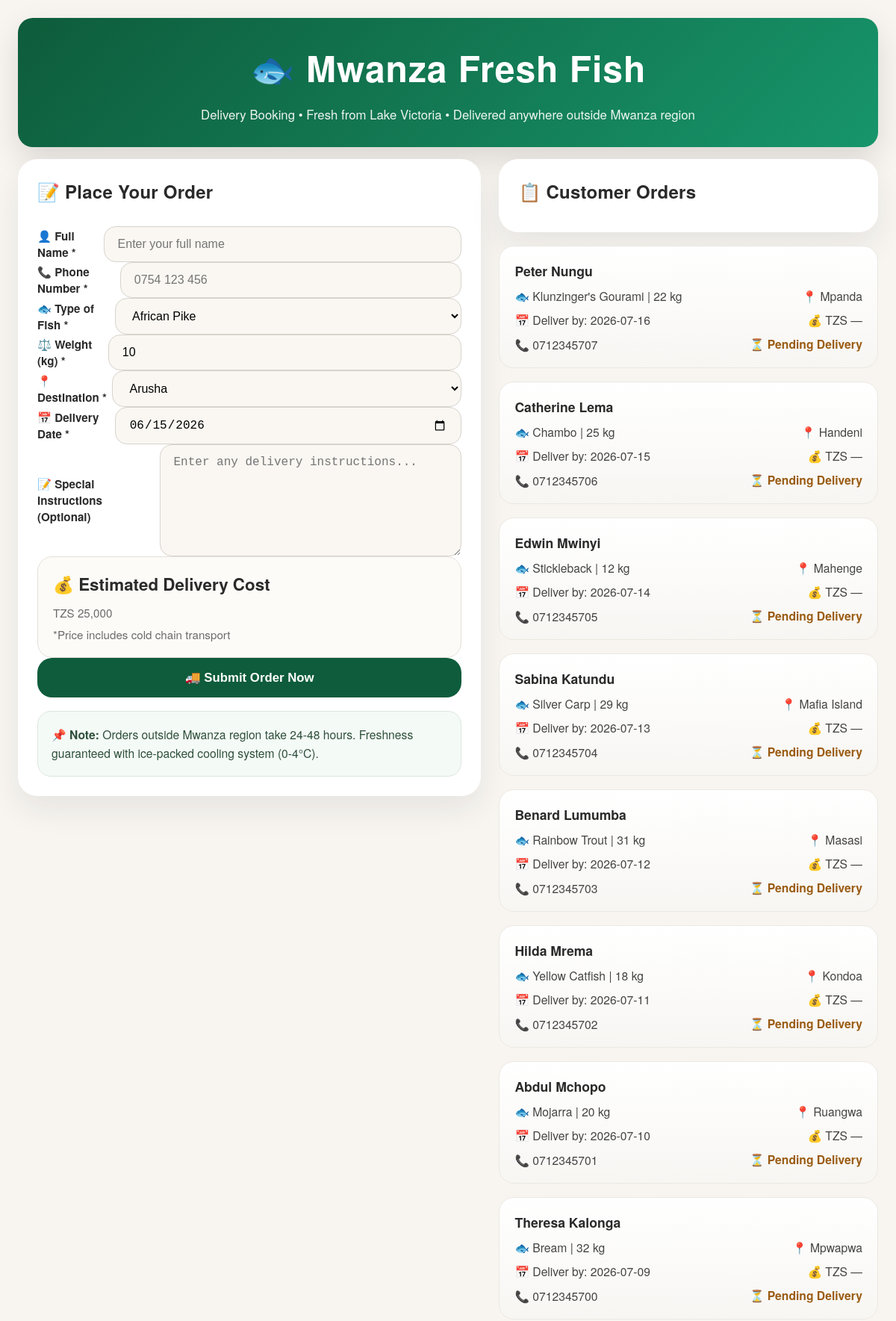
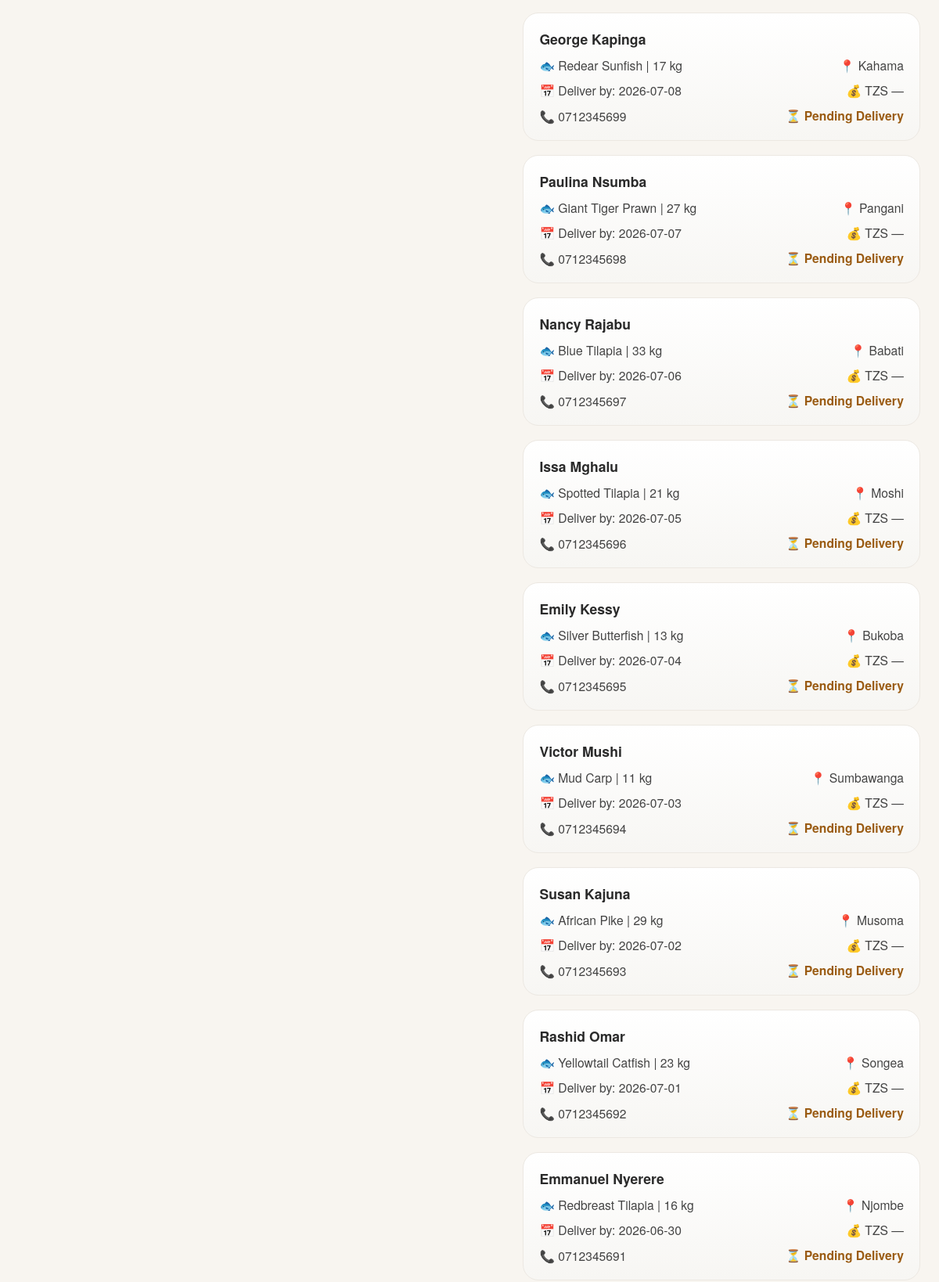
Page /applications_new.php (upper part) on the committed database (2 pictures, top to bottom).
### tables this page shows
CREATE TABLE `orders` (
  `order_id` INT UNSIGNED NOT NULL AUTO_INCREMENT,
  `customer_id` INT UNSIGNED NOT NULL,
  `fish_type_id` INT UNSIGNED NOT NULL,
  `destination_id` INT UNSIGNED NOT NULL,
  `weight_kg` INT UNSIGNED NOT NULL,
  `delivery_date` DATE NOT NULL,
  `instructions` TEXT DEFAULT NULL,
  `status` ENUM('Pending','Scheduled','In Transit','Delivered','Canceled') NOT NULL DEFAULT 'Pending',
  `created_at` DATETIME NOT NULL DEFAULT CURRENT_TIMESTAMP,
  PRIMARY KEY (`order_id`),
  KEY `idx_orders_customer` (`customer_id`),
  KEY `idx_orders_fish` (`fish_type_id`),
  KEY `idx_orders_destination` (`destination_id`),
  CONSTRAINT `fk_orders_customers` FOREIGN KEY (`customer_id`) REFERENCES `customers` (`customer_id`) ON DELETE CASCADE ON UPDATE CASCADE,
  CONSTRAINT `fk_orders_fish_types` FOREIGN KEY (`fish_type_id`) REFERENCES `fish_types` (`fish_type_id`) ON DELETE RESTRICT ON UPDATE CASCADE,
  CONSTRAINT `fk_orders_destinations` FOREIGN KEY (`destination_id`) REFERENCES `destinations` (`destination_id`) ON DELETE RESTRICT ON UPDATE CASCADE
);

CREATE TABLE `customers` (
  `customer_id` INT UNSIGNED NOT NULL AUTO_INCREMENT,
  `fullname` VARCHAR(120) NOT NULL,
  `phone` VARCHAR(32) NOT NULL,
  `email` VARCHAR(180) DEFAULT NULL,
  `region` VARCHAR(80) DEFAULT NULL,
  `created_at` DATETIME NOT NULL DEFAULT CURRENT_TIMESTAMP,
  PRIMARY KEY (`customer_id`),
  UNIQUE KEY `idx_customers_phone` (`phone`)
);

CREATE TABLE `fish_types` (
  `fish_type_id` INT UNSIGNED NOT NULL AUTO_INCREMENT,
  `name` VARCHAR(100) NOT NULL,
  `description` VARCHAR(255) DEFAULT NULL,
  `average_price_tzs` INT UNSIGNED NOT NULL,
  `created_at` DATETIME NOT NULL DEFAULT CURRENT_TIMESTAMP,
  PRIMARY KEY (`fish_type_id`),
  UNIQUE KEY `idx_fish_types_name` (`name`)
);

CREATE TABLE `destinations` (
  `destination_id` INT UNSIGNED NOT NULL AUTO_INCREMENT,
  `name` VARCHAR(140) NOT NULL,
  `region` VARCHAR(80) DEFAULT NULL,
  `distance_km` INT UNSIGNED DEFAULT NULL,
  `created_at` DATETIME NOT NULL DEFAULT CURRENT_TIMESTAMP,
  PRIMARY KEY (`destination_id`),
  UNIQUE KEY `idx_destinations_name` (`name`)
);

### applications_new.php (the view, shortened to what this page needs)
<?php
require __DIR__ . '/db_connect.php';
$orders = [];
$fishTypes = [];
$destinations = [];
try {
    $fishTypes = $pdo->query('SELECT fish_type_id, name FROM fish_types ORDER BY name')->fetchAll();
    $destinations = $pdo->query('SELECT destination_id, name FROM destinations ORDER BY name')->fetchAll();
} catch (PDOException $e) {
    http_response_code(500);
    echo '<h1>Unable to load transport configuration</h1>';
    echo '<p>' . htmlspecialchars($e->getMessage(), ENT_QUOTES, 'UTF-8') . '</p>';
    exit;
}
try {
    $orders = $pdo->query(
        'SELECT o.order_id, c.fullname, c.phone, f.name AS fish_type, d.name AS destination, o.weight_kg, o.delivery_date, o.instructions, o.status
         FROM orders o
         JOIN customers c ON o.customer_id = c.customer_id
         JOIN fish_types f ON o.fish_type_id = f.fish_type_id
         JOIN destinations d ON o.destination_id = d.destination_id
         ORDER BY o.order_id DESC'
    )->fetchAll();
} catch (PDOException $e) {
    http_response_code(500);
    echo '<h1>Unable to load order list</h1>';
    echo '<p>' . htmlspecialchars($e->getMessage(), ENT_QUOTES, 'UTF-8') . '</p>';
    exit;
}
?>
<!DOCTYPE html>
<html lang="en">
<head>
</head>
<body>
  <div class="page-wrapper">
    <div class="hero">
      <h1>🐟 Mwanza Fresh Fish</h1>
      <p>Delivery Booking • Fresh from Lake Victoria • Delivered anywhere outside Mwanza region</p>
    </div>
    <div class="layout">
      <section class="card form-card">
        <h2>📝 Place Your Order</h2>
        <form id="orderForm" method="post">
          <div class="field">
            <label>👤 Full Name *
              <input type="text" name="fullname" placeholder="Enter your full name" required />
            </label>
          </div>
          <div class="field">
            <label>📞 Phone Number *
              <input type="tel" name="phone" placeholder="0754 123 456" required />
            </label>
          </div>
          <div class="field">
            <label>🐟 Type of Fish *
              <select name="fish_type" required>
                <?php foreach ($fishTypes as $type): ?>
                  <option value="<?php echo (int)$type['fish_type_id']; ?>"><?php echo htmlspecialchars($type['name'], ENT_QUOTES, 'UTF-8'); ?></option>
                <?php endforeach; ?>
              </select>
            </label>
          </div>
          <div class="field">
            <label>⚖️ Weight (kg) *
              <input type="number" name="weight" min="1" value="10" required />
            </label>
          </div>
          <div class="field">
            <label>📍 Destination *
              <select name="destination" required>
                <?php foreach ($destinations as $destination): ?>
                  <option value="<?php echo (int)$destination['destination_id']; ?>"><?php echo htmlspecialchars($destination['name'], ENT_QUOTES, 'UTF-8'); ?></option>
                <?php endforeach; ?>
              </select>
            </label>
          </div>
          <div class="field">
            <label>📅 Delivery Date *
              <input type="date" name="delivery_date" value="2026-06-15" required />
            </label>
          </div>
          <div class="field">
            <label>📝 Special Instructions (Optional)
              <textarea name="instructions" placeholder="Enter any delivery instructions..."></textarea>
            </label>
          </div>
          <div class="price-box">
            <strong>💰 Estimated Delivery Cost</strong>
            <span>TZS 25,000</span>
            <span>*Price includes cold chain transport</span>
          </div>
          <button class="submit-btn" type="submit">🚚 Submit Order Now</button>
        </form>
        <div class="note-box">
          <strong>📌 Note:</strong> Orders outside Mwanza region take 24-48 hours. Freshness guaranteed with ice-packed cooling system (0-4°C).
        </div>
      </section>
      <aside class="orders">
        <div class="card">
          <h2>📋 Customer Orders</h2>
        </div>
        <?php
        foreach ($orders as $o):
        ?>
        <article class="order-card">
          <h3><?php echo htmlspecialchars($o['fullname']); ?></h3>
          <div class="order-row">
            <span>🐟 <?php echo htmlspecialchars($o['fish_type']); ?> | <?php echo (int)$o['weight_kg']; ?> kg</span>
            <span>📍 <?php echo htmlspecialchars($o['destination']); ?></span>
          </div>
          <div class="order-row">
            <span>📅 Deliver by: <?php echo htmlspecialchars($o['delivery_date']); ?></span>
            <span>💰 TZS —</span>
          </div>
          <div class="order-row">
            <span>📞 <?php echo htmlspecialchars($o['phone']); ?></span>
            <span class="order-status">⏳ Pending Delivery</span>
          </div>
        </article>
        <?php endforeach; ?>
      </aside>
    </div>
  </div>
</body>
</html>

### applications_new.php (style rules this page uses)
body { margin: 0; font-family: 'Helvetica Neue', Arial, sans-serif; background: #f8f5f0; color: #2a2a2a; }
.page-wrapper { max-width: 1200px; margin: 0 auto; padding: 24px; }
.hero { text-align: center; padding: 32px 16px; margin-bottom: 16px; background: linear-gradient(135deg, #0e5c3b 0%, #17956b 100%); color: white; border-radius: 20px; box-shadow: 0 16px 40px rgba(0, 0, 0, 0.12); }
.hero h1 { font-size: clamp(2.5rem, 4vw, 4rem); margin: 0 0 16px; letter-spacing: 0.02em; }
.hero p { margin: 0; font-size: 1.05rem; opacity: 0.92; }
.layout { display: grid; gap: 24px; grid-template-columns: minmax(0, 1.1fr) minmax(0, 0.9fr); align-items: start; }
.card { background: white; border-radius: 26px; box-shadow: 0 18px 40px rgba(20, 40, 60, 0.08); padding: 26px; }
.form-card { display: grid; gap: 18px; }
.form-card h2, .orders h2 { margin: 0 0 12px; font-size: 1.5rem; letter-spacing: 0.01em; }
.field { display: grid; gap: 8px; }
.field label { font-size: 0.95rem; font-weight: 700; display: inline-flex; gap: 0.4rem; align-items: center; }
.field input, .field select, .field textarea { width: 100%; border: 1px solid #d7d3cd; border-radius: 16px; padding: 14px 18px; font-size: 1rem; background: #faf7f2; outline: none; transition: border-color 0.2s ease; }
.field textarea { min-height: 120px; resize: vertical; }
.price-box { display: grid; gap: 8px; padding: 20px; border: 1px solid #e5e0d9; border-radius: 20px; background: #fcfbf8; }
.price-box strong { font-size: 1.4rem; display: block; margin-bottom: 4px; }
.price-box span { color: #6b6b6b; font-size: 0.95rem; }
.submit-btn { width: 100%; border: none; border-radius: 20px; padding: 16px; background: #0e5c3b; color: white; font-size: 1.05rem; font-weight: 700; cursor: pointer; transition: transform 0.2s ease, box-shadow 0.2s ease; }
.note-box { background: #f4faf6; color: #2f4f3b; border-radius: 18px; padding: 18px; border: 1px solid #dbe7dd; font-size: 0.98rem; line-height: 1.6; }
.orders { display: grid; gap: 18px; }
.order-card { padding: 20px; border-radius: 20px; border: 1px solid #ece8e2; background: linear-gradient(180deg, #ffffff 0%, #f7f6f3 100%); display: grid; gap: 10px; }
.order-card h3 { margin: 0; font-size: 1.1rem; }
.order-row { display: flex; justify-content: space-between; flex-wrap: wrap; gap: 8px; color: #444; font-size: 0.98rem; }
.order-row span { display: inline-flex; align-items: center; gap: 6px; }
.order-status { color: #9a5b12; font-weight: 700; }

### rows in the picture
orders: customer.fullname "Peter Nungu", fish_type.name "Klunzinger's Gourami", weight_kg "22", destination.name "Mpanda", delivery_date "2026-07-16", customer.phone "0712345707"
orders: customer.fullname "Catherine Lema", fish_type.name "Chambo", weight_kg "25", destination.name "Handeni", delivery_date "2026-07-15", customer.phone "0712345706"
orders: customer.fullname "Edwin Mwinyi", fish_type.name "Stickleback", weight_kg "12", destination.name "Mahenge", delivery_date "2026-07-14", customer.phone "0712345705"
orders: customer.fullname "Sabina Katundu", fish_type.name "Silver Carp", weight_kg "29", destination.name "Mafia Island", delivery_date "2026-07-13", customer.phone "0712345704"
orders: customer.fullname "Benard Lumumba", fish_type.name "Rainbow Trout", weight_kg "31", destination.name "Masasi", delivery_date "2026-07-12", customer.phone "0712345703"
orders: customer.fullname "Hilda Mrema", fish_type.name "Yellow Catfish", weight_kg "18", destination.name "Kondoa", delivery_date "2026-07-11", customer.phone "0712345702"
orders: customer.fullname "Abdul Mchopo", fish_type.name "Mojarra", weight_kg "20", destination.name "Ruangwa", delivery_date "2026-07-10", customer.phone "0712345701"
orders: customer.fullname "Theresa Kalonga", fish_type.name "Bream", weight_kg "32", destination.name "Mpwapwa", delivery_date "2026-07-09", customer.phone "0712345700"
orders: customer.fullname "George Kapinga", fish_type.name "Redear Sunfish", weight_kg "17", destination.name "Kahama", delivery_date "2026-07-08", customer.phone "0712345699"
orders: customer.fullname "Paulina Nsumba", fish_type.name "Giant Tiger Prawn", weight_kg "27", destination.name "Pangani", delivery_date "2026-07-07", customer.phone "0712345698"
orders: customer.fullname "Nancy Rajabu", fish_type.name "Blue Tilapia", weight_kg "33", destination.name "Babati", delivery_date "2026-07-06", customer.phone "0712345697"
orders: customer.fullname "Issa Mghalu", fish_type.name "Spotted Tilapia", weight_kg "21", destination.name "Moshi", delivery_date "2026-07-05", customer.phone "0712345696"
orders: customer.fullname "Emily Kessy", fish_type.name "Silver Butterfish", weight_kg "13", destination.name "Bukoba", delivery_date "2026-07-04", customer.phone "0712345695"
orders: customer.fullname "Victor Mushi", fish_type.name "Mud Carp", weight_kg "11", destination.name "Sumbawanga", delivery_date "2026-07-03", customer.phone "0712345694"
orders: customer.fullname "Susan Kajuna", fish_type.name "African Pike", weight_kg "29", destination.name "Musoma", delivery_date "2026-07-02", customer.phone "0712345693"
orders: customer.fullname "Rashid Omar", fish_type.name "Yellowtail Catfish", weight_kg "23", destination.name "Songea", delivery_date "2026-07-01", customer.phone "0712345692"
orders: customer.fullname "Emmanuel Nyerere", fish_type.name "Redbreast Tilapia", weight_kg "16", destination.name "Njombe", delivery_date "2026-06-30", customer.phone "0712345691"

### other values in the picture
form field fish_type "African Pike"
form field destination "Arusha"
